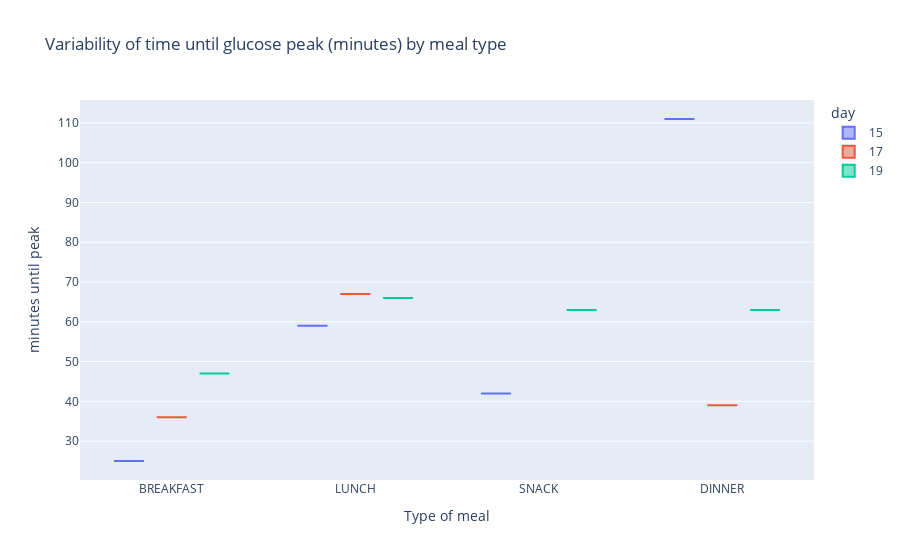

The notebook cell this image was saved under:
### Markdown cell above
- The effect of breakfast on glucose levels seems to be most stable for the 3 days of data available, followed by lunch.
- For snacks and dinner, it seems that the the different meals had a very different impact on the days available.
- Possibly the snack on the 19th and dinner of the 15th are better options than the others.

### Code cell
df = df_activities_ready[df_activities_ready['user_id']==create_customer('a')]
df['Percentage change in glucose after the meal'] = df['change_aftermeal']
df['Type of meal'] = df['record_type']

fig = px.box(df, x="Type of meal", y="minutes until peak", color="day",
             title="Variability of time until glucose peak (minutes) by meal type",
            )
fig.show()

### Figure 1 — Plotly figure (JSON) as saved in the notebook; plotly's stock layout.template omitted (floating-point values rounded to 4 significant figures)
{"data": [{"alignmentgroup": "True", "hovertemplate": "day=15<br>Type of meal=%{x}<br>minutes until peak=%{y}<extra></extra>", "legendgroup": "15", "marker": {"color": "#636efa"}, "name": "15", "notched": false, "offsetgroup": "15", "orientation": "v", "showlegend": true, "type": "box", "x": ["BREAKFAST", "LUNCH", "SNACK", "DINNER"], "x0": " ", "xaxis": "x", "y": [25, 59, 42, 111], "y0": " ", "yaxis": "y"}, {"alignmentgroup": "True", "hovertemplate": "day=17<br>Type of meal=%{x}<br>minutes until peak=%{y}<extra></extra>", "legendgroup": "17", "marker": {"color": "#EF553B"}, "name": "17", "notched": false, "offsetgroup": "17", "orientation": "v", "showlegend": true, "type": "box", "x": ["BREAKFAST", "LUNCH", "DINNER"], "x0": " ", "xaxis": "x", "y": [36, 67, 39], "y0": " ", "yaxis": "y"}, {"alignmentgroup": "True", "hovertemplate": "day=19<br>Type of meal=%{x}<br>minutes until peak=%{y}<extra></extra>", "legendgroup": "19", "marker": {"color": "#00cc96"}, "name": "19", "notched": false, "offsetgroup": "19", "orientation": "v", "showlegend": true, "type": "box", "x": ["BREAKFAST", "LUNCH", "SNACK", "DINNER"], "x0": " ", "xaxis": "x", "y": [47, 66, 63, 63], "y0": " ", "yaxis": "y"}], "layout": {"boxmode": "group", "legend": {"title": {"text": "day"}, "tracegroupgap": 0}, "title": {"text": "Variability of time until glucose peak (minutes) by meal type"}, "xaxis": {"anchor": "y", "domain": [0, 1], "title": {"text": "Type of meal"}}, "yaxis": {"anchor": "x", "domain": [0, 1], "title": {"text": "minutes until peak"}}}}
